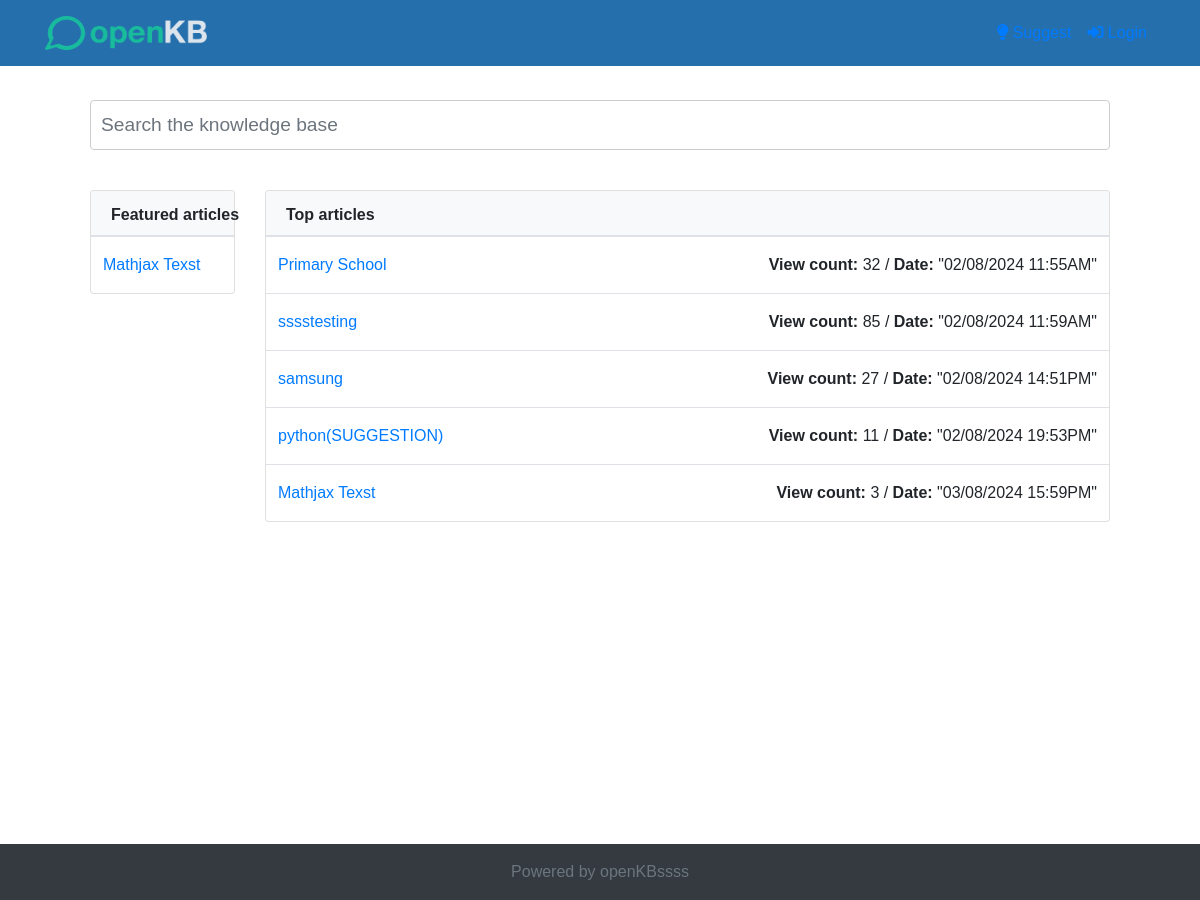
/, run on an earlier commit of the app's database.
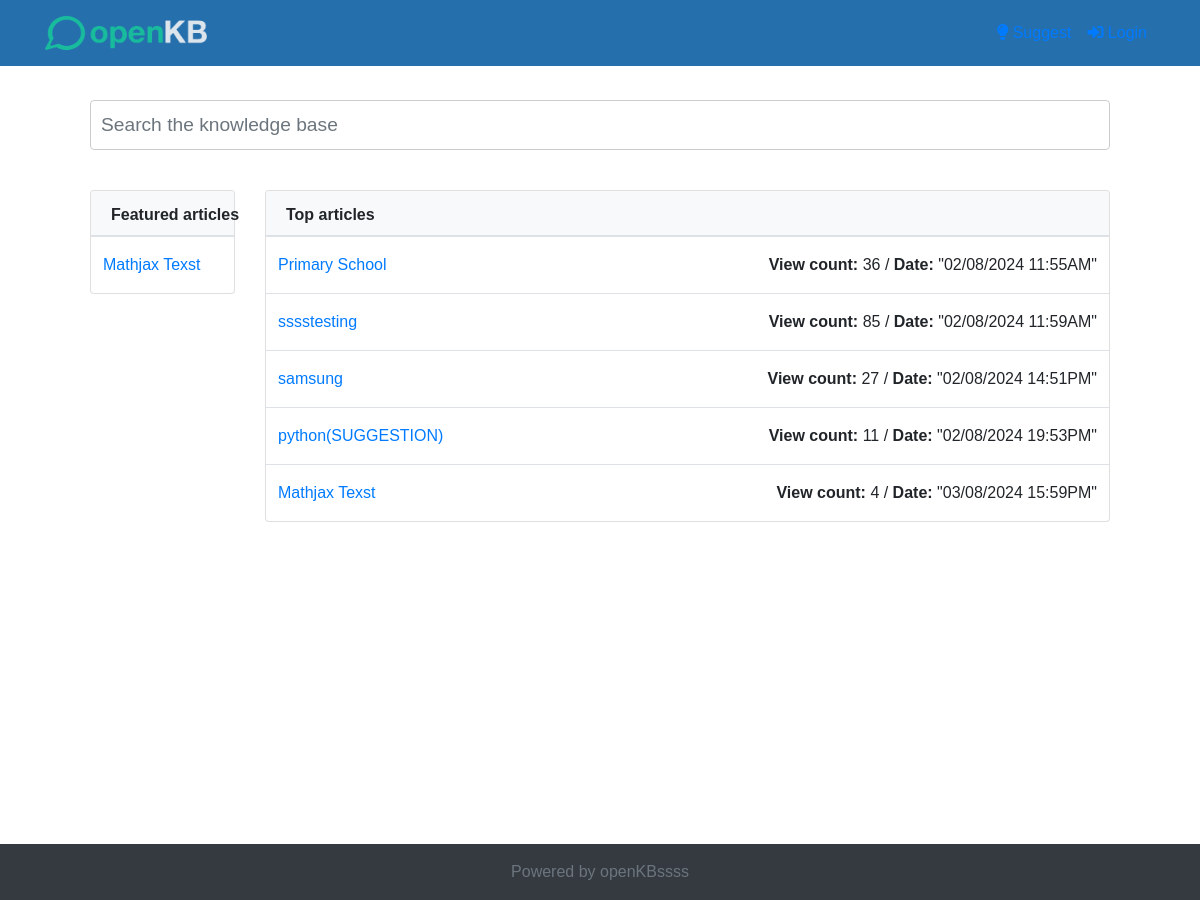
And on a later commit of the database.
### kb/models.py (models this page shows, shortened)
class Article(models.Model):
    title = models.CharField(max_length=255)
    content = MDTextField()
    created = models.DateTimeField(auto_now_add=True)
    updated = models.DateTimeField(auto_now=True)
    keywords = models.CharField(max_length=255)
    published = models.BooleanField(default=False)
    view_count = models.PositiveIntegerField(default=0)  # Added field for tracking views
    votes = models.IntegerField(default=0)
    permalink = models.SlugField(max_length=255, default='', null=True)
    seo_title = models.CharField(max_length=255, default='')
    seo_description = models.TextField(default='')
    author = models.ForeignKey('CustomUser', on_delete=models.CASCADE, null=True)
    featured = models.BooleanField(default=False)

class WebsiteSettings(models.Model):
    website_title = models.CharField(max_length=255, blank=True, default='openKB')
    website_description = models.TextField(blank=True, default='openKB is an Open Source Django Markdown based knowledge base/FAQ/Wiki app.')
    show_website_logo = models.BooleanField(default=True)
    website_context_base_url = models.URLField(blank=True, default='http://127.0.0.1:4444/openkb/')
    allow_api_access = models.BooleanField(default=False)
    api_access_token = models.CharField(max_length=255, blank=True)
    password_protect = models.BooleanField(default=False)
    index_article_body = models.BooleanField(default=False)
    select_theme = models.CharField(max_length=255, blank=True)
    select_language = models.CharField(max_length=10, default='en', choices=[('en', 'English')])
    show_logon_link = models.BooleanField(default=True)
    date_format = models.CharField(max_length=50, default='d/m/Y H:iA')
    article_suggestions_allowed = models.BooleanField(default=True)
    google_analytics_code = models.TextField(blank=True)

### kb/views.py (the view)
# urls.py: path("", HomeView.as_view(), name="home"),
class HomeView(View):
    def get(self, request):
        context = {
            "published_articles":Article.objects.filter(published=True)[:DisplaySettings.objects.first().number_of_top_articles],
            "featured_articles": Article.objects.filter(featured=True)[:DisplaySettings.objects.first().featured_article_count],
            'display_settings': DisplaySettings.objects.first(),
            'superuser_exists': CustomUser.objects.filter(is_superuser=True).exists(),
        }
        return render(request, "index.html", context)

### kb/context_processors.py (called while the page is built)
def website_settings(request):
    website_settings = WebsiteSettings.objects.first()
    style_settings = StyleSettings.objects.first()
    return {
        'websettings': website_settings,
        'style_settings': style_settings,
    }

### templates/index.html (shortened to what this page needs)
{% extends 'base.html' %}
{% block content %}
    {% include "nav.html" %}
    <div class="container" style="margin-top: 80px;">
        <div class="row mb-4">
            <div class="col-md-12">
                <div class="input-group mb-3">
                    <input type="text" id="search_articles" class="form-control" placeholder="Search the knowledge base" aria-label="Search the knowledge base" oninput="searchArticles()" aria-describedby="button-search" style="height: 50px; font-size: 1.2em;">
                </div>
            </div>
        </div>
        <div class="row">
            {% if display_settings.show_featured_articles %}
            <div class="col-md-2">
                <div class="card">
                    <div class="card-header bg-light border-bottom pb-2">
                        <p class="mb-0" style="white-space: nowrap;">Featured articles</p>
                    </div>
                    <div class="card-body p-0">
                        <table class="table m-0" id="featured_articles_table">
                            <tbody>
                                {% for article in featured_articles|slice:":display_settings.featured_article_count" %}
                                <tr>
                                    <td class="py-3">
                                        <a href="{% if article.permalink %}{% url 'article_detail' slug=article.permalink %}{% else %}{% url 'article_detail_by_pk' pk=article.id %}{% endif %}">{{ article.title }}</a>
                                    </td>
                                </tr>
                                {% endfor %}
                            </tbody>
                        </table>
                    </div>
                </div>
            </div>
            {% endif %}
            <div class="col-md-10">
                <div class="card">
                    <div class="card-header bg-light border-bottom pb-2">
                        <p class="mb-0">Top articles</p>
                    </div>
                    <div class="card-body p-0">
                        <table class="table m-0" id="top_articles_table">
                            <tbody>
                                {% for article in published_articles|slice:":display_settings.number_of_top_articles" %}
                                <tr class="py-3">
                                    <td class="py-3">
                                        <a href="{% if article.permalink %}{% url 'article_detail' slug=article.permalink %}{% else %}{% url 'article_detail_by_pk' pk=article.id %}{% endif %}">{{ article.title }}</a>
                                    </td>
                                    <td class="text-right py-3">
                                        {% if display_settings.show_view_count %}
                                        <strong>View count:</strong> {{article.view_count}} /
                                        {% endif %}
                                        {% if display_settings.show_published_date %}
                                        <strong>Date:</strong> {{article.created|date:websettings.date_format}}
                                        {% endif %}
                                    </td>
                                </tr>
                                {% endfor %}
                            </tbody>
                        </table>
                    </div>
                </div>
            </div>
        </div>
    </div>
{% endblock content %}
{% block misc %}
    {% include "footer.html" %}
{% endblock misc %}

What changed in the data, as far as the page shows it:
changed Article "Mathjax Texst": view_count "3" → "4"
changed Article "Primary School": view_count "32" → "36"
